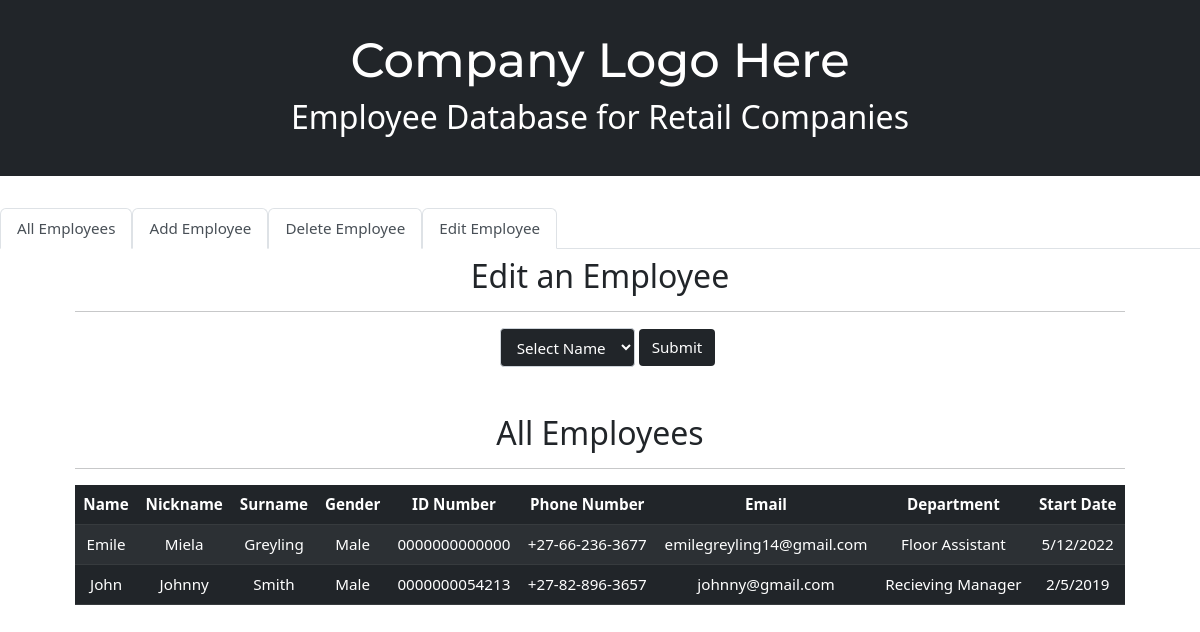
Before: /edit-employee/ with the older database file.
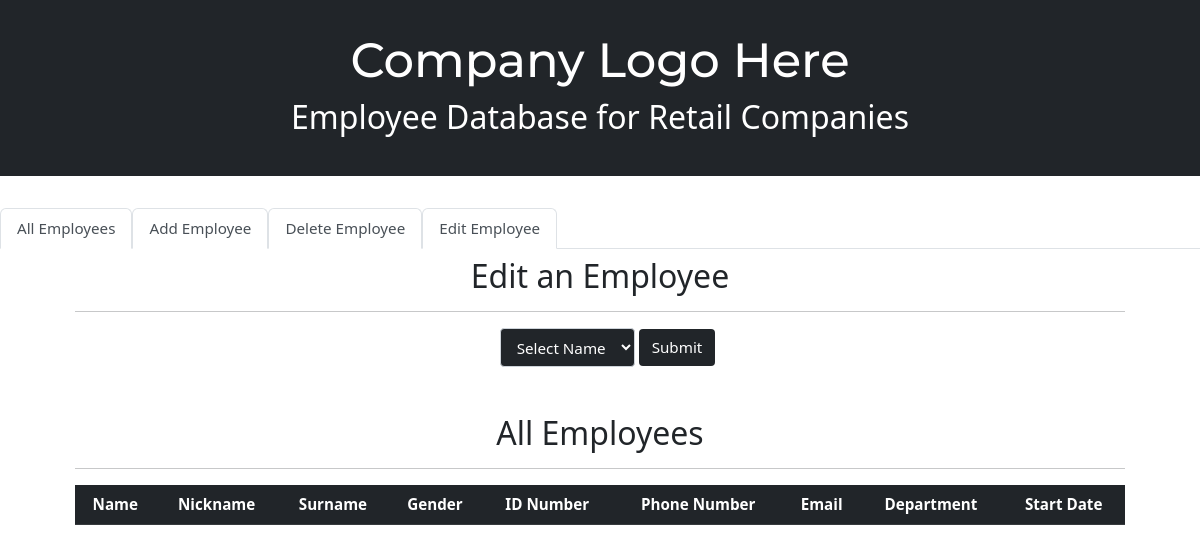
After: the same page with the newer database file.
### tables this page shows
CREATE TABLE employees (
			id INTEGER,
			name TEXT,
			nickname TEXT,
			surname TEXT,
			gender TEXT,
			id_number TEXT,
			phone_number TEXT,
			mail TEXT,
			department TEXT,
			start_date TEXT,
			PRIMARY KEY(id)
			);

### app.py (the view)
@app.route("/edit-employee/", methods=["GET", "POST"])
def getEmployee():
	employees = db.execute("SELECT * FROM employees ORDER BY name")
	if not employees:
		return render_template("edit-home.html", employees=employees)
	if request.method == "POST":
		name = request.form.get("employee-name")
		if not name:
			return redirect("/edit-employee")
		return redirect(url_for("editEmployee", name=name))
	else:
		return render_template("edit-home.html", employees=employees, departments=DEPARTMENTS)

### app.py (called while the page is built)
@app.after_request
def after_request(response):
	response.headers["Cache-Control"] = "no-cache, no-store, must-revalidate"
	response.headers["Expires"] = 0
	response.headers["Pragma"] = "no-cache"
	return response

### templates/edit-home.html (shortened to what this page needs)
{% extends "layout.html" %}
{% block body %}
	<h2>Edit an Employee</h2>
    <hr>
    <form action="/edit-employee", method="post">
        <select name="employee-name" id="employee-name" class="singal">
            <option disabled selected value="">Select Name</option>
        </select>
        <input type="submit" value="Submit">
    </form>
    <br>
{% endblock %}

### templates/layout.html (shortened to what this page needs)
<!DOCTYPE html>
<html lang="en">
    <head>
         <link href="https://cdn.jsdelivr.net/npm/bootstrap@5.2.2/dist/css/bootstrap.min.css" rel="stylesheet">
        <link href="/static/styles.css" rel="stylesheet">
    </head>
    <body>
        <div class="header">
            <h1>Company Logo Here</h1>
            <h2>Employee Database for Retail Companies</h2>
        </div>
        <ul class="nav nav-tabs">
            <li class="nav-item">
                <a class="nav-link active" aria-current="page" href="/">All Employees</a>
            </li>
            <li class="nav-item">
                <a class="nav-link active" aria-current="page" href="/add-employee">Add Employee</a>
            </li>
            <li class="nav-item">
                <a class="nav-link active" aria-current="page" href="/delete-employee">Delete Employee</a>
            </li>
            <li class="nav-item">
                <a class="nav-link active" aria-current="page" href="/edit-employee">Edit Employee</a>
            </li>
        </ul>
        <div class="container">
            <div class="section">
                {% block body %}{% endblock %}
            </div>
            <div class="section">
                <h2>All Employees</h2>
                <hr>
                <table class="table table-dark table-striped">
                    <thead>
                        <tr>
                            <th>Name</th>
                            <th>Nickname</th>
                            <th>Surname</th>
                            <th>Gender</th>
                            <th>ID Number</th>
                            <th>Phone Number</th>
                            <th>Email</th>
                            <th>Department</th>
                            <th>Start Date</th>
                        </tr>
                    </thead>
                    <tbody>
                        {% for employee in employees %}
                            <tr>
                                <td>{{ employee.name}}</td>
                                <td>{{ employee.nickname }}</td>
                                <td>{{ employee.surname }}</td>
                                <td>{{ employee.gender }}</td>
                                <td>{{ employee.id_number }}</td>
                                <td>{{ employee.phone_number }}</td>
                                <td>{{ employee.mail }}</td>
                                <td>{{ employee.department }}
                                <td>{{ employee.start_date}}</td>
                            </tr>
                        {% endfor %}
                    </tbody>
                </table>
            </div>
        </div>
    </body>
</html>

Changed rows visible on the page:
removed employees: name "Emile", nickname "Miela", surname "Greyling", gender "Male", id_number "0000000000000", phone_number "+27-66-236-3677", mail "emilegreyling14@gmail.com", department "Floor Assistant", start_date "5/12/2022"
removed employees: name "John", nickname "Johnny", surname "Smith", gender "Male", id_number "0000000054213", phone_number "+27-82-896-3657", mail "johnny@gmail.com", department "Recieving Manager", start_date "2/5/2019"
